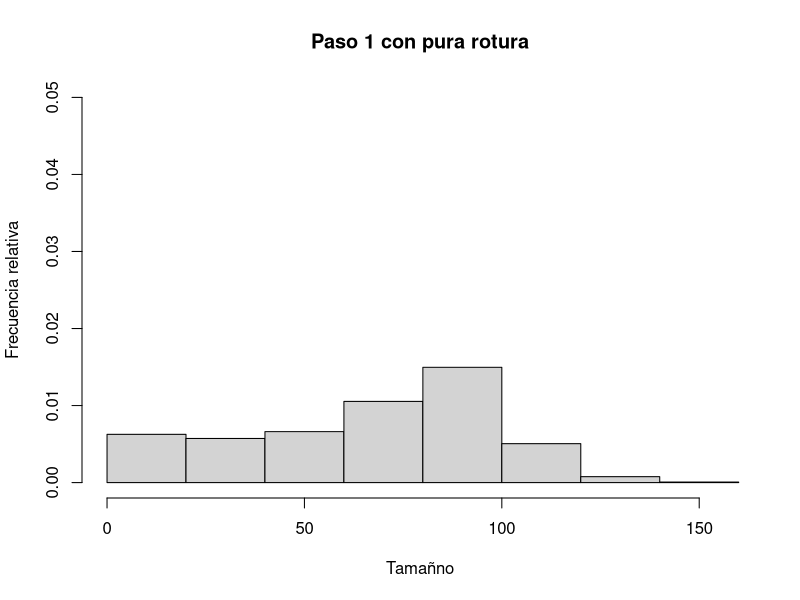
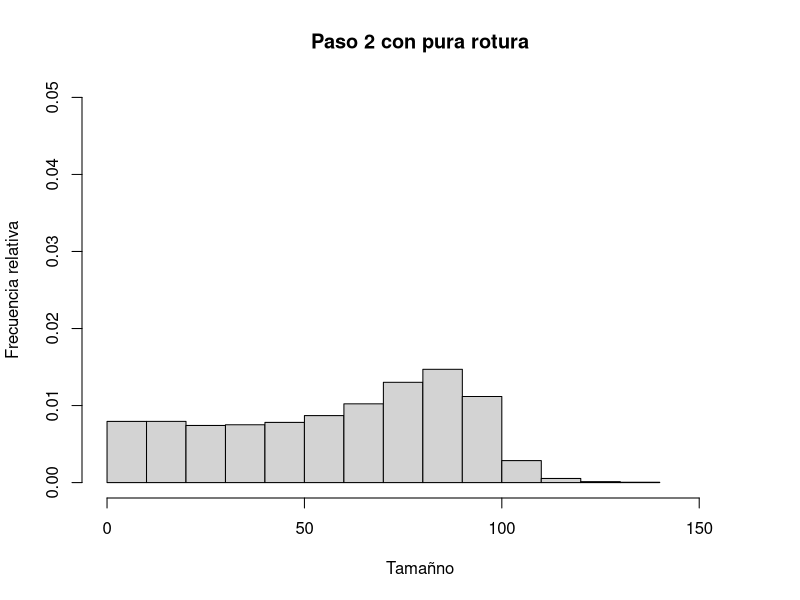
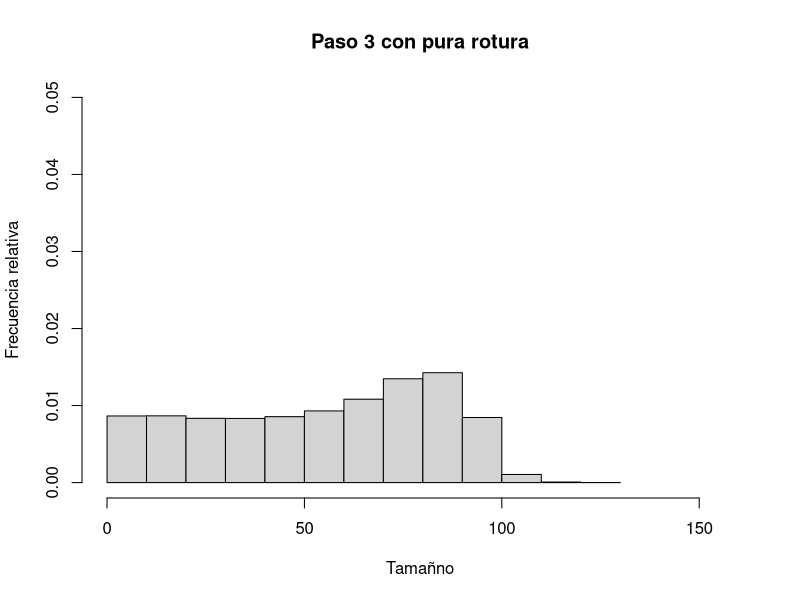
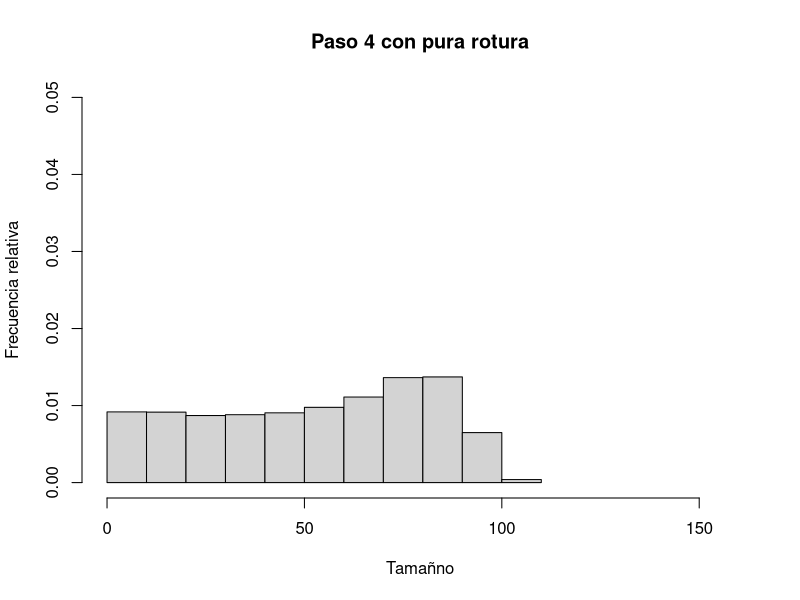
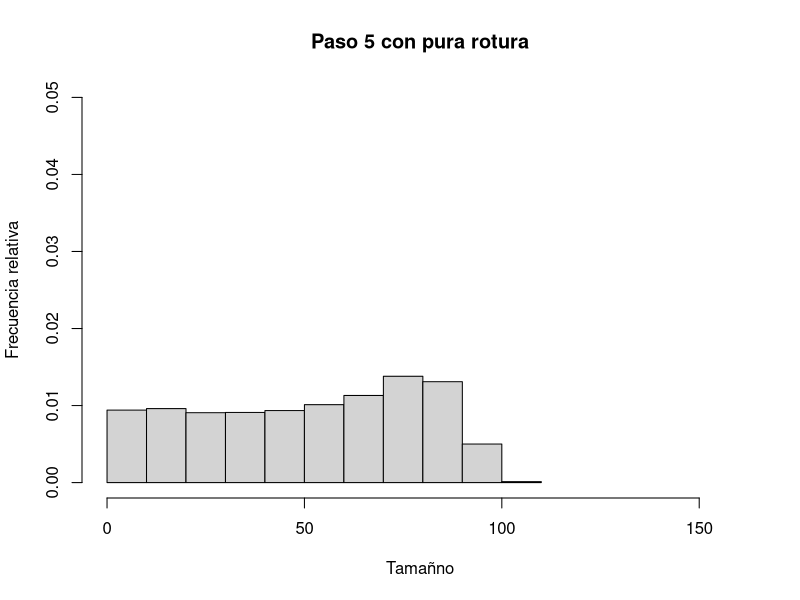
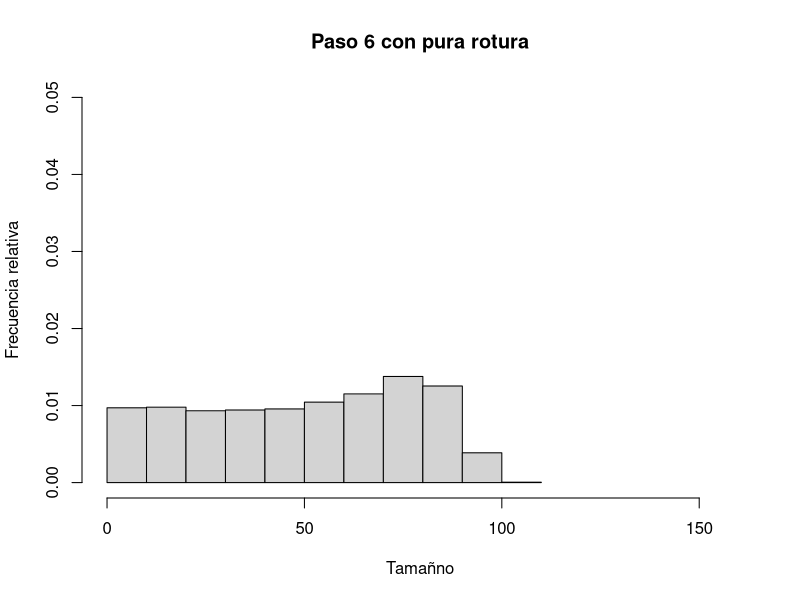
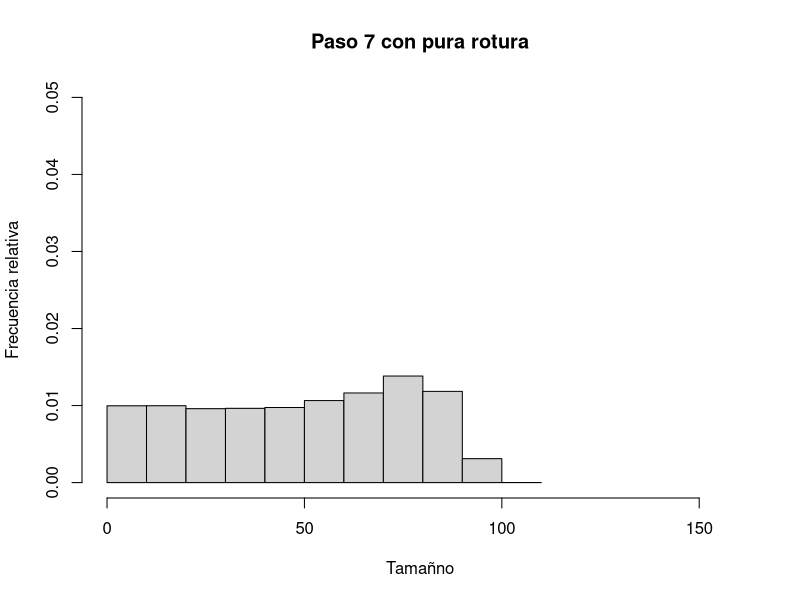
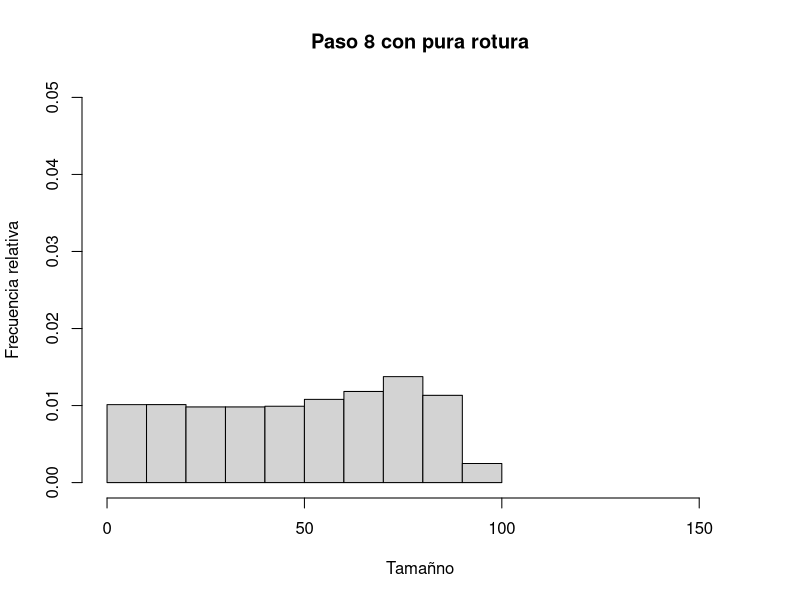

The R source for these figures, in order:
k <- 10000
n <- 1000000
originales <- rnorm(k)
cumulos <- originales - min(originales) + 1
cumulos <- round(n * cumulos / sum(cumulos))
diferencia <- n - sum(cumulos)
if (diferencia > 0) {
  for (i in 1:diferencia) {
    p <- sample(1:k, 1)
    cumulos[p] <- cumulos[p] + 1
  }
} else if (diferencia < 0) {
  for (i in 1:-diferencia) {
    p <- sample(1:k, 1)
    if (cumulos[p] > 1) {
      cumulos[p] <- cumulos[p] - 1
    }
  }
}
c <- median(cumulos) # tamanio critico de cumulos
d <- sd(cumulos) / 4 # factor arbitrario para suavizar la curva
rotura <- function(x) {
  return (1 / (1 + exp((c - x) / d)))
}
union <- function(x) {
  return (exp(-x / c))
}
romperse <- function(tam, cuantos) {
  res <- integer()
  for (cumulo in 1:cuantos) {
    if (runif(1) < rotura(tam)) {
      primera <- sample(1:(tam-1), 1)
      segunda <- tam - primera
      res <- c(res, primera, segunda)
    } else {
      res <- c(res, tam)
    }
  }
  return(res)
}
freq <- as.data.frame(table(cumulos))
names(freq) <- c("tam", "num")
freq$tam <- as.numeric(levels(freq$tam))[freq$tam]
duracion <- 10
digitos <- floor(log(duracion, 10)) + 1
xmax <- NULL
for (paso in 1:duracion) {
  pedazos <- integer()
  for (i in 1:dim(freq)[1]) {
    urna <- freq[i,]
    pedazos <- c(pedazos, romperse(urna$tam, urna$num))
  }
  tl <- paste(paso, "", sep<-"")
  while (nchar(tl) < digitos) {
    tl <- paste("0", tl, sep="")
  }
  if (is.null(xmax)) {
    xmax <- 1.05 * max(pedazos)
  }
  png(paste("p8_t", tl, ".png", sep=""), width=300, height=300)
  hist(pedazos, breaks=10, main=paste("Paso", paso, "con pura rotura"), 
       freq=FALSE, xlim=c(0, xmax), ylim=c(0, 0.05),
       xlab="Tama\u{00f1}no", ylab="Frecuencia relativa")
  graphics.off()
  freq <- as.data.frame(table(pedazos))
  names(freq) <- c("tam", "num")
  freq$tam <- as.numeric(levels(freq$tam))[freq$tam]
}